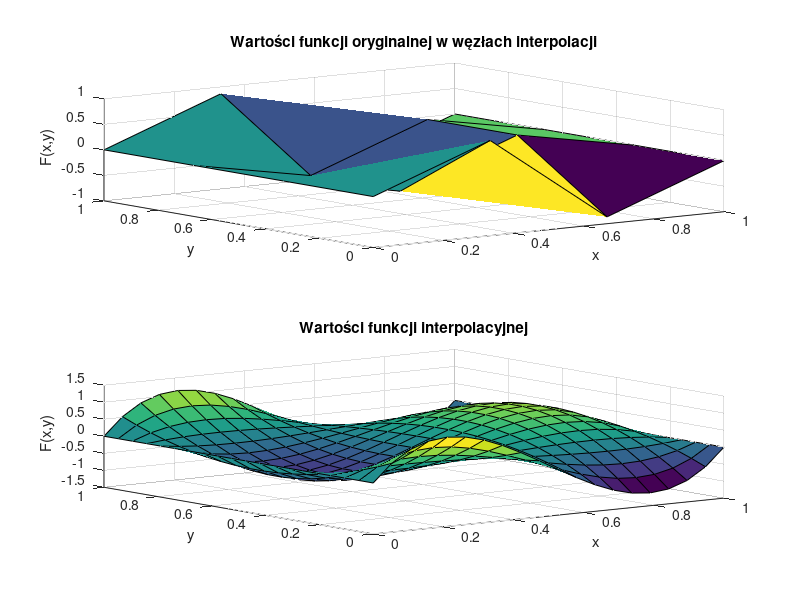

The MATLAB source for this figure:
function [M,N,P,R,x_coarse,y_coarse,F_coarse,x_fine,y_fine,F_fine] = zadanie4()

close all;

P = 20; % liczba unikalnych współrzędnych x punktów dla których będzie obliczana interpolacja
R = 20; % liczba unikalnych współrzędnych y punktów dla których będzie obliczana interpolacja
M = 4;
N = 4;

% Generowanie węzłów interpolacji na płaszczyźnie
x_coarse = linspace(0, 1, M);
y_coarse = linspace(0, 1, N);
[X_coarse, Y_coarse] = meshgrid(x_coarse, y_coarse);

% Wyznaczenie wartości funkcji oryginalnej w węzłach
F_coarse = sin(2 * pi * X_coarse) .* cos(2 * pi * Y_coarse);

MN = M*N;
xvec_coarse = reshape(X_coarse, MN, 1);
yvec_coarse = reshape(Y_coarse, MN, 1);
fvec_coarse = reshape(F_coarse, MN, 1);

% Macierz Vandermonde'a dla interpolacji 2d
V = zeros(M*N, M*N);
for i = 0:(M-1)
    for j = 0:(N-1)
        V(:, i*N + j + 1) = xvec_coarse.^i .* yvec_coarse.^j;
    end
end

% Współczynniki wielomianu interpolacyjnego
coeffs = V \ fvec_coarse;

% Obliczanie wartości funkcji interpolującej na gęstszej siatce
x_fine = linspace(0, 1, P);
y_fine = linspace(0, 1, R);
[X_fine, Y_fine] = meshgrid(x_fine, y_fine);

F_fine = zeros(size(X_fine));
for i = 0:(M - 1)
    for j = 0:(N - 1)
        F_fine = F_fine + coeffs(i * N + j + 1) * X_fine .^ i .* Y_fine .^ j;
    end
end

figure;

subplot(2, 1, 1);
surf(X_coarse, Y_coarse, F_coarse);
xlabel('x');
ylabel('y');
zlabel('F(x,y)');
title('Wartości funkcji oryginalnej w węzłach interpolacji');

subplot(2, 1, 2);
surf(X_fine, Y_fine, F_fine);
xlabel('x');
ylabel('y');
zlabel('F(x,y)');
title('Wartości funkcji interpolacyjnej');

saveas(gcf, 'zadanie4.png');
end